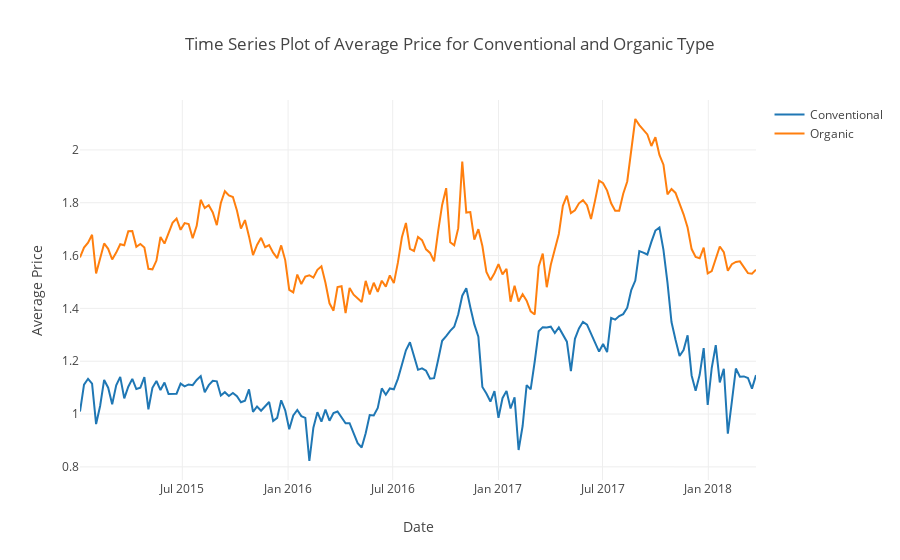

The cell this chart's notebook holds for it:
### Markdown cell above
## Time Series plot of Average Price for Conventional and Organic Type

### Code cell
conventional = df[df.type=="conventional"]
organic = df[df.type=="organic"]

con_date = conventional.groupby('Date').mean()
scatter1 = go.Scatter(x=con_date.AveragePrice.index, y=con_date.AveragePrice, name="Conventional")

org_date = organic.groupby('Date').mean()
scatter2 = go.Scatter(x=org_date.AveragePrice.index, y=org_date.AveragePrice, name="Organic")

data = [scatter1, scatter2]
layout=go.Layout(title="Time Series Plot of Average Price for Conventional and Organic Type", xaxis={'title':'Date'}, yaxis={'title':'Average Price'})
figure=go.Figure(data=data,layout=layout)
iplot(figure)

### Figure 1 — Plotly figure (JSON) as saved in the notebook; plotly's stock layout.template omitted (floating-point values rounded to 4 significant figures; data arrays with more than 128 entries replaced by an {"elided": "..."} marker saying what was removed)
{"data": [{"name": "Conventional", "type": "scatter", "uid": "39984412-c924-11e8-8271-d4619d242650", "x": {"elided": "169 str values"}, "y": {"elided": "169 float values"}}, {"name": "Organic", "type": "scatter", "uid": "39984624-c924-11e8-a7c8-d4619d242650", "x": {"elided": "169 str values"}, "y": {"elided": "169 float values"}}], "layout": {"title": "Time Series Plot of Average Price for Conventional and Organic Type", "xaxis": {"title": "Date"}, "yaxis": {"title": "Average Price"}}}
